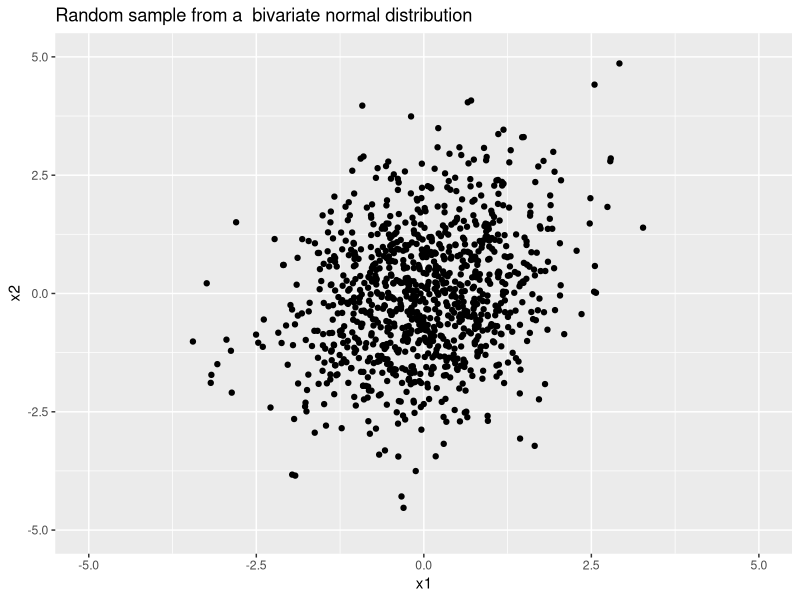
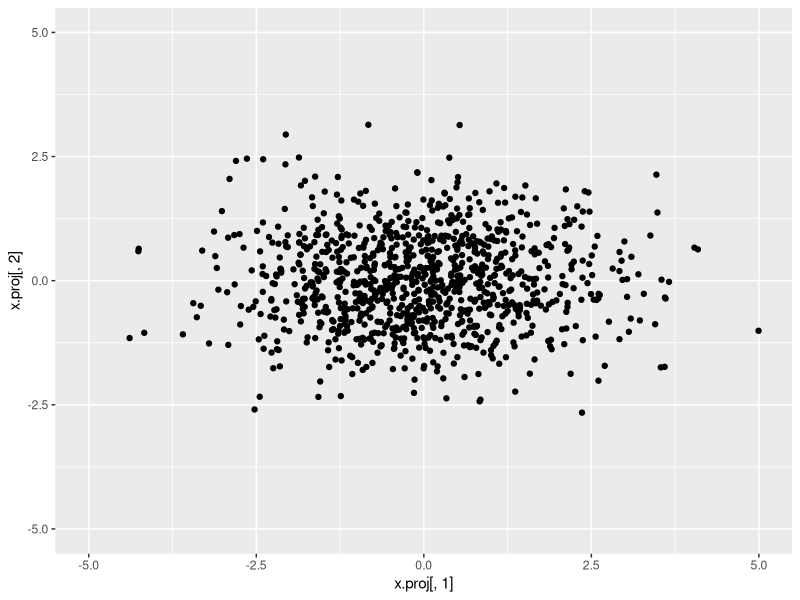
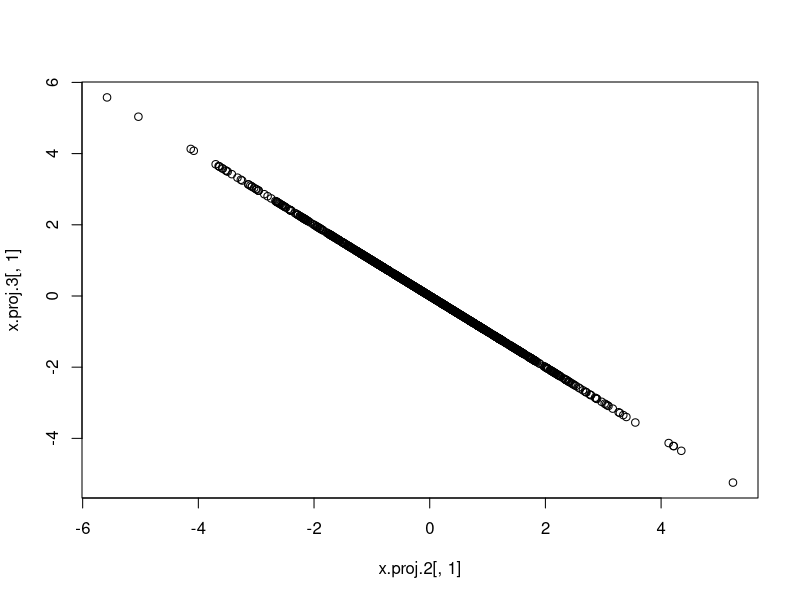
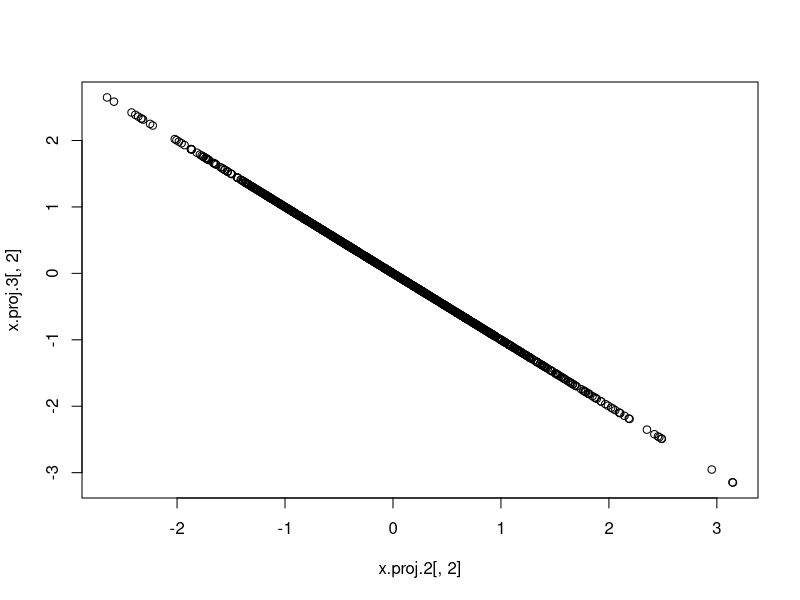
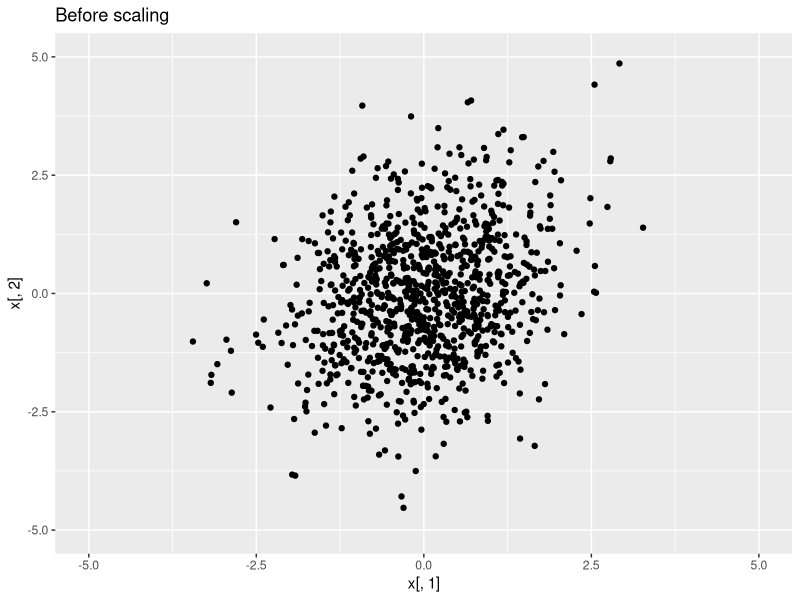
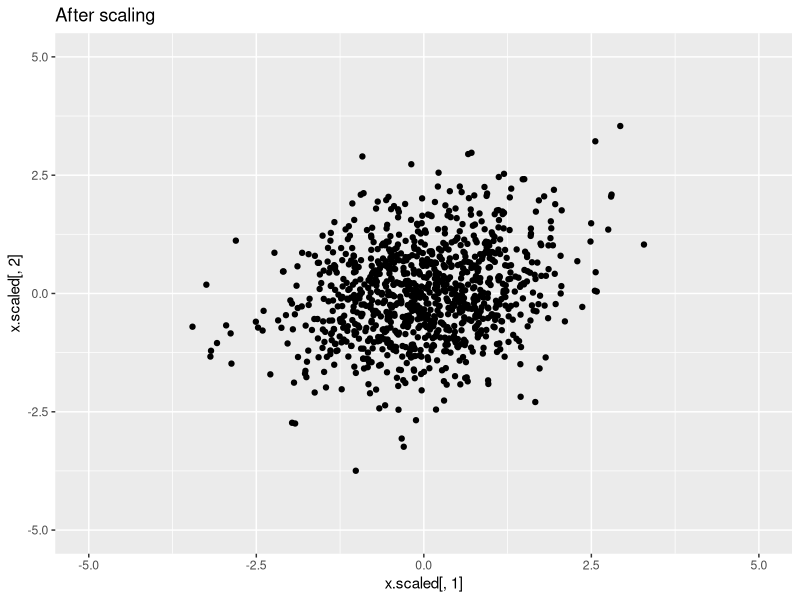
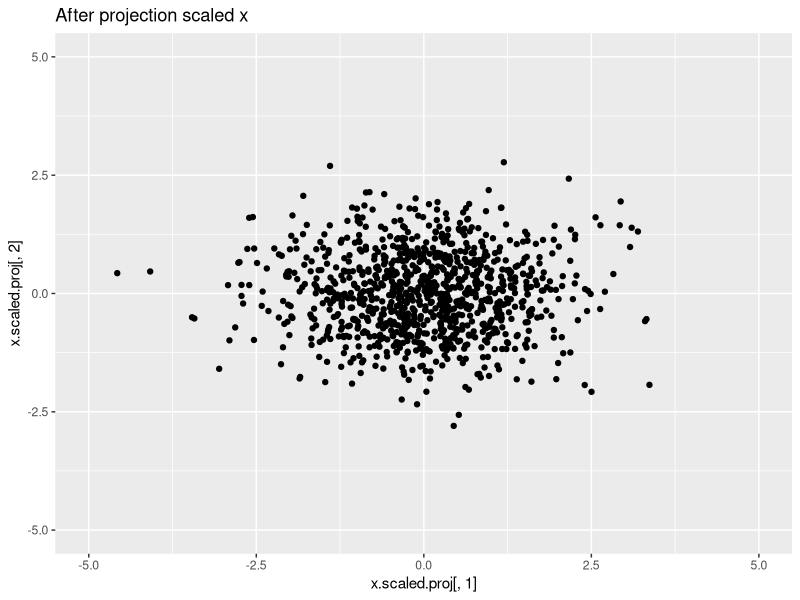
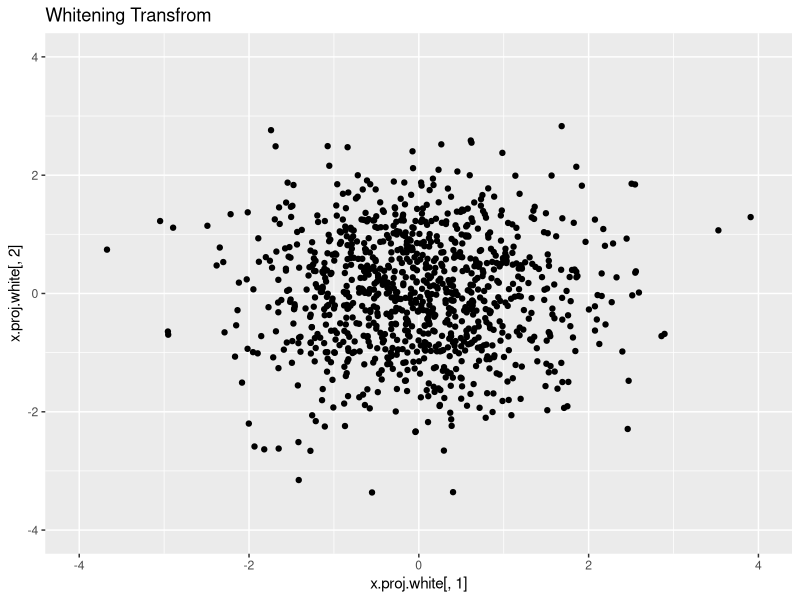

Source code (R) for these figures, in order:
## ---- chunk 1
knitr::opts_chunk$set(echo = TRUE)
require(MASS)
require(ggplot2)
## ---- chunk 2

S = matrix(c(1,0.4,0.4,2),ncol=2)
x = mvrnorm(n = 1000, mu=c(0,0), Sigma=S)

ggplot(data.frame()) + geom_point(aes(x=x[,1],y=x[,2])) + scale_x_continuous(limits=c(-5,5))  + scale_y_continuous(limits=c(-5,5)) +
  ggtitle("Random sample from a  bivariate normal distribution") + xlab("x1") + ylab("x2")
## ---- chunk 3
S.sample = cov(x)

e.decomp = eigen(S.sample)

e.decomp$vectors %*% diag(e.decomp$values) %*% t(e.decomp$vectors)

x.proj = x %*% e.decomp$vectors
ggplot(data.frame()) + geom_point(aes(x=x.proj[,1],y=x.proj[,2])) + scale_x_continuous(limits=c(-5,5))  + scale_y_continuous(limits=c(-5,5))

e.decomp$values
var(x.proj[,1])
var(x.proj[,2])
## ---- chunk 4

svd.sample.cov = svd(S.sample)


x.center = scale(x,scale = FALSE)

svd.x = svd(x.center)


x.proj.2 = x.center %*% svd.x$v
x.proj.3 = x.center %*% svd.sample.cov$v

plot(x.proj.2[,1],x.proj.3[,1])
plot(x.proj.2[,2],x.proj.3[,2])

svd.x$d^2 / (1000 - 1)
svd.sample.cov$d
## ---- chunk 5
x.scaled = scale(x)

cov.scaled.x = cov(x.scaled)
cov.scaled.x
S.sample

ggplot(data.frame()) + geom_point(aes(x=x[,1],y=x[,2])) + scale_x_continuous(limits=c(-5,5))  + scale_y_continuous(limits=c(-5,5)) + ggtitle("Before scaling")
ggplot(data.frame()) + geom_point(aes(x=x.scaled[,1],y=x.scaled[,2])) + scale_x_continuous(limits=c(-5,5))  + scale_y_continuous(limits=c(-5,5)) + ggtitle("After scaling")
## ---- chunk 6
#this is equivalent to the correlation matrix
scaled.svd = svd(cov.scaled.x)

x.scaled.proj = x.scaled %*% scaled.svd$v 
ggplot(data.frame()) + geom_point(aes(x=x.scaled.proj[,1],y=x.scaled.proj[,2])) + scale_x_continuous(limits=c(-5,5))  + scale_y_continuous(limits=c(-5,5)) + ggtitle("After projection scaled x") 

svd.sample.cov$d
scaled.svd$d
## ---- chunk 7
angle = function(v,w) {
  v.norm = v/sqrt(sum(v^2))
  w.norm = w / sqrt(sum(w^2))
  radians = acos(v.norm %*% w.norm)
  radians * 180 / pi
}
angle(c(1,0),-scaled.svd$v[,1])
angle(c(1,0),-scaled.svd$v[,2])
angle(c(1,0),svd.sample.cov$v[,1])
angle(c(1,0),-svd.sample.cov$v[,2])
## ---- chunk 8

x.projection = svd.sample.cov$v %*% t(x.center)
x.reconstruction = t(svd.sample.cov$v %*% x.projection)
x.reconstruction.partial = t(svd.sample.cov$v %*% rbind(x.projection[1,], 0))

cor(x.reconstruction[,1],x.center[,1])
cor(x.reconstruction[,2],x.center[,2])
cor(x.reconstruction[,1],x.reconstruction.partial[,1])
cor(x.reconstruction[,2],x.reconstruction.partial[,2])

## ---- chunk 9
x.proj.white = x.center %*% svd.sample.cov$v %*% solve(diag(sqrt(svd.sample.cov$d)))
var(x.proj.white[,1])
var(x.proj.white[,2])
ggplot(data.frame()) + geom_point(aes(x=x.proj.white[,1],y=x.proj.white[,2])) + scale_x_continuous(limits=c(-4,4))  + scale_y_continuous(limits=c(-4,4)) + ggtitle("Whitening Transfrom")

w_sqrt = svd.sample.cov$v %*% diag(sqrt(svd.sample.cov$d)) %*% t(svd.sample.cov$v)
w_inv_sqrt = solve(w_sqrt)
w_inv_sqrt.2 = t(svd.sample.cov$v) %*% solve(diag(sqrt(svd.sample.cov$d))) %*% svd.sample.cov$v
x.proj.white.2= x.center %*% w_inv_sqrt.2
ggplot(data.frame()) + geom_point(aes(x=x.proj.white.2[,1],y=x.proj.white.2[,2])) + scale_x_continuous(limits=c(-4,4))  + scale_y_continuous(limits=c(-4,4)) + ggtitle("Whitening Transfrom 2")


cov(x.proj.white.2)
cov(x.proj.white)

## ---- chunk 10
t(x.center[1,]) %*% solve(S.sample) %*% x.center[1,]
sum(x.proj.white[1,]^2)
sum(x.proj.white.2[1,]^2)

x.1.proj.scaled = x.center[1,] %*% svd.sample.cov$v %*% solve(diag(sqrt(svd.sample.cov$d)))
sum(x.1.proj.scaled^2)
## ---- chunk 11
n = 100
m = 1000
z = rbinom(n,size = 2, prob = 0.5)
X = matrix(rep(0,n * m),ncol=n)
snp_afs_0 = runif(m,0.01,0.5)
snp_afs_1 = runif(m,0.25,0.75)
snp_afs_2 = c(snp_afs_0[1:(m/2)],snp_afs_1[(m/2 + 1):m])
for(i in 1:n) {
  x_i = NULL
  if(z[i] == 0) {
    x_i = rbinom(m,size=2,prob=snp_afs_0)
  } else if(z[i] == 1) {
    x_i = rbinom(m,size=2,prob=snp_afs_1)
  } else {
    x_i = rbinom(m,size=2,prob=snp_afs_2)
  }
  X[,i] = x_i
}
## ---- chunk 12
X_std = t(scale(t(X)))
ind_cov = cov(X_std)
ind_cor_x = cor(X)

#approx covariance matrix
Xt_X = t(X_std) %*% X_std * 1/(n-1)

dim(ind_cov)
dim(Xt_X)

sign(Xt_X[1:10,1:10]) == sign(ind_cov[1:10,1:10])
Xt_X[1:10,1:10] / ind_cov[1:10,1:10]
## ---- chunk 13
eigen.XT_X = eigen(Xt_X)
eigen.ind_cov = eigen(ind_cov)
eigen.ind_cor = eigen(cor(X_std))
eigen.ind_cor_x = eigen(ind_cor_x)
svd.X = svd(X_std)

color = function(x) {
  a_func = function(a) {
    if(a == 0) {
      return("black")
    } else if(a == 1) {
      return("red")
    } else {
      return("blue")
    }
  }
  sapply(x,FUN=a_func)
}

(svd.X$d^2 / (n - 1))[1:10]
eigen.XT_X$values[1:10]
plot(svd.X$d^2 / (n - 1),eigen.XT_X$values,main="singluar values^2 / (n-1) = eigenvalues")
plot(svd.X$v[,1],svd.X$v[,2],col=color(z))
plot(eigen.XT_X$vectors[,1],eigen.XT_X$vectors[,2],col=color(z))
plot(eigen.ind_cov$vectors[,1],eigen.ind_cov$vectors[,2],col=color(z))
plot(eigen.ind_cor$vectors[,1],eigen.ind_cor$vectors[,2],col=color(z))
plot(eigen.ind_cor_x$vectors[,1],eigen.ind_cor_x$vectors[,2],col=color(z))

plot(eigen.ind_cov$vectors[,1],eigen.XT_X$vectors[,1])
plot(eigen.ind_cov$vectors[,2],eigen.XT_X$vectors[,2])
plot(eigen.ind_cov$vectors[,3],eigen.XT_X$vectors[,3])


plot(eigen.ind_cor$vectors[,1],eigen.XT_X$vectors[,1])
plot(eigen.ind_cor$vectors[,2],eigen.XT_X$vectors[,2])
plot(eigen.ind_cor$vectors[,3],eigen.XT_X$vectors[,3])

plot(eigen.ind_cov$values,eigen.XT_X$values)
plot(eigen.ind_cov$values,eigen.ind_cor$values)
plot(eigen.ind_cor$values,eigen.ind_cor_x$values)

plot(eigen.ind_cor_x$vectors[,1],eigen.XT_X$vectors[,1])
plot(eigen.ind_cor_x$vectors[,2],eigen.XT_X$vectors[,2])


## ---- chunk 14
plot((svd.X$u[,1])^2,apply(X,MARGIN=1,FUN=var))
cor((svd.X$u[,1])^2,apply(X,MARGIN=1,FUN=var))

best_snps_for_comp_1 = sort(svd.X$u[,1],decreasing=T,index.return=T)$ix
best_snps_for_comp_2 = sort(svd.X$u[,2],decreasing=T,index.return=T)$ix

genes_ranked_by_var = sort(apply(X,MARGIN=1,FUN=var),index.return=T,decreasing=T)
ggplot(data.frame()) + geom_jitter(aes(x=X[best_snps_for_comp_1[1],],y=X[best_snps_for_comp_2[1],],color=color(z)),width = 0.25,height=0.25)
ggplot(data.frame()) + geom_jitter(aes(x=X[best_snps_for_comp_2[1],],y=X[best_snps_for_comp_2[2],],color=color(z)),width = 0.25,height=0.25)

ggplot(data.frame()) + geom_density(aes(x=X[best_snps_for_comp_1[1],],color=color(z)))
ggplot(data.frame()) + geom_density(aes(x=X[best_snps_for_comp_1[2],],color=color(z)))
ggplot(data.frame()) + geom_density(aes(x=X[best_snps_for_comp_2[1],],color=color(z)))
ggplot(data.frame()) + geom_density(aes(x=X[best_snps_for_comp_2[2],],color=color(z)))
## ---- chunk 15
X_row_center = X - apply(X,MARGIN=1,FUN=mean)
X_col_center = X - apply(X,MARGIN=2,FUN=mean)

X_row_center_svd = svd(X_row_center)
X_col_center_svd = svd(X_col_center)
## ---- chunk 16
X_XT_row_center = X_row_center %*% t(X_row_center)
X_XT_row_center_svd = svd(X_XT_row_center)

X_XT_row_center_svd$v[1:10,1:10]
X_XT_row_center_svd$u[1:10,1:10]
## ---- chunk 17
X_XT_row_center_svd$u[1:10,1:10]
X_row_center_svd$u[1:10,1:10]
## ---- chunk 18
X_row_center_proj = t(X_row_center) %*% X_row_center_svd$u
X_row_center_proj_2 = X_row_center_svd$v %*% diag(X_row_center_svd$d)

X_row_center_proj[1:10,1:10]
X_row_center_proj_2[1:10,1:10]

ggplot(data.frame()) + geom_point(aes(x=X_row_center_proj[,1],X_row_center_proj[,2],color=factor(z))) + ggtitle("Projection of X onto the eigenvectors of the covariance matrix of the snps")
## ---- chunk 19
X_col_center_proj = X_col_center %*% X_col_center_svd$v
X_col_center_proj_2 = X_col_center_svd$u %*% diag(X_col_center_svd$d)

X_col_center_proj[1:10,1:10]
X_col_center_proj_2[1:10,1:10]

plot(X_col_center_proj[,1],X_col_center_proj[,2])
## ---- chunk 20
cov.mat = matrix(
  c(1,   -0.5,
    -0.5, 1),ncol=2)

eigen.decomp = eigen(cov.mat)

vals = c(-2,1)
sqrt(vals %*% solve(cov.mat) %*% vals)

#distance from origin in white transformed space
vals.proj.scaled = vals %*% eigen.decomp$vectors / sqrt(eigen.decomp$values)
sqrt(sum(vals.proj.scaled^2))
angle(c(1,0),t(vals.proj.scaled))
sum(vals.proj.scaled)

vals = c(2,2)
sqrt(vals %*% solve(cov.mat) %*% vals)


vals = c(-1,3)
sqrt(vals %*% solve(cov.mat) %*% vals)

#distance from origin in white transformed space
vals.proj.scaled = vals %*% eigen.decomp$vectors / sqrt(eigen.decomp$values)
sqrt(sum(vals.proj.scaled^2))
## ---- chunk 21
cov.mat = matrix(
  c(4,   4*0.25,
    4*0.25, 4),ncol=2)

vals = c(4,-4)
sqrt(vals %*% solve(cov.mat) %*% vals)

cov.mat = matrix(
  c(1,   0.25,
    0.25, 1),ncol=2)

vals = c(2,-2)
sqrt(vals %*% solve(cov.mat) %*% vals)

cov.mat = matrix(
  c(1,   -0.25,
    -0.25, 1),ncol=2)

vals = c(2,-2)
sqrt(vals %*% solve(cov.mat) %*% vals)

cov.mat = matrix(
  c(1,   0,
    0, 1),ncol=2)

vals = c(3,3)
sqrt(vals %*% solve(cov.mat) %*% vals)

cov.mat = matrix(
  c(1,   0.9,
    0.9, 1),ncol=2)

vals = c(3,3)
sqrt(vals %*% solve(cov.mat) %*% vals)
## ---- chunk 22
cov.mat = matrix(
  c(1,   0.5, -0.75,
    0.5, 1,    0.5,
   -0.75, 0.5,  1),ncol=3)

vals = c(-3,0,3)
sqrt(vals %*% solve(cov.mat) %*% vals)
